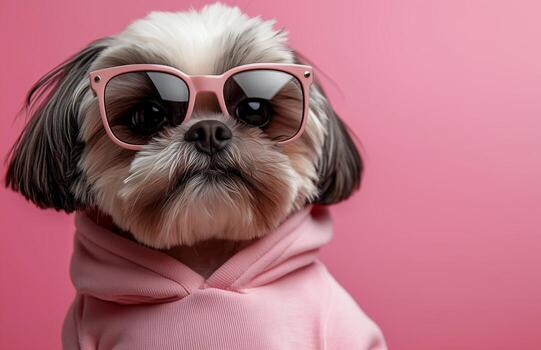
#> input picture Homework/images/dog.jpg, 541 x 350 px, found by its file name
$ python dog.py
#> lines starting #> are read from the running program, lines starting #| are printed output that depends on the picture
import cv2

image=cv2.imread("Lesson 1/Homework/images/dog.jpg",0)
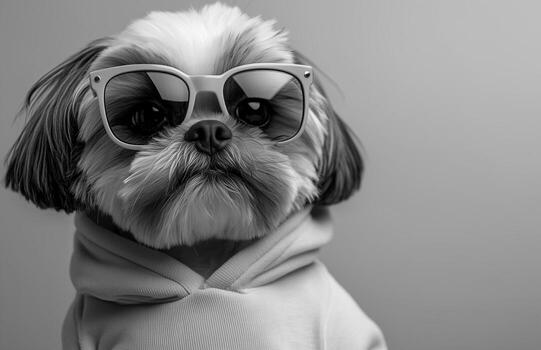
#> image: shape (350, 541); min 0, max 255, mean 133.1

cv2.imwrite("black and white dog.jpg",image)

cv2.imshow("cockapoo",image)

cv2.waitKey(0)
